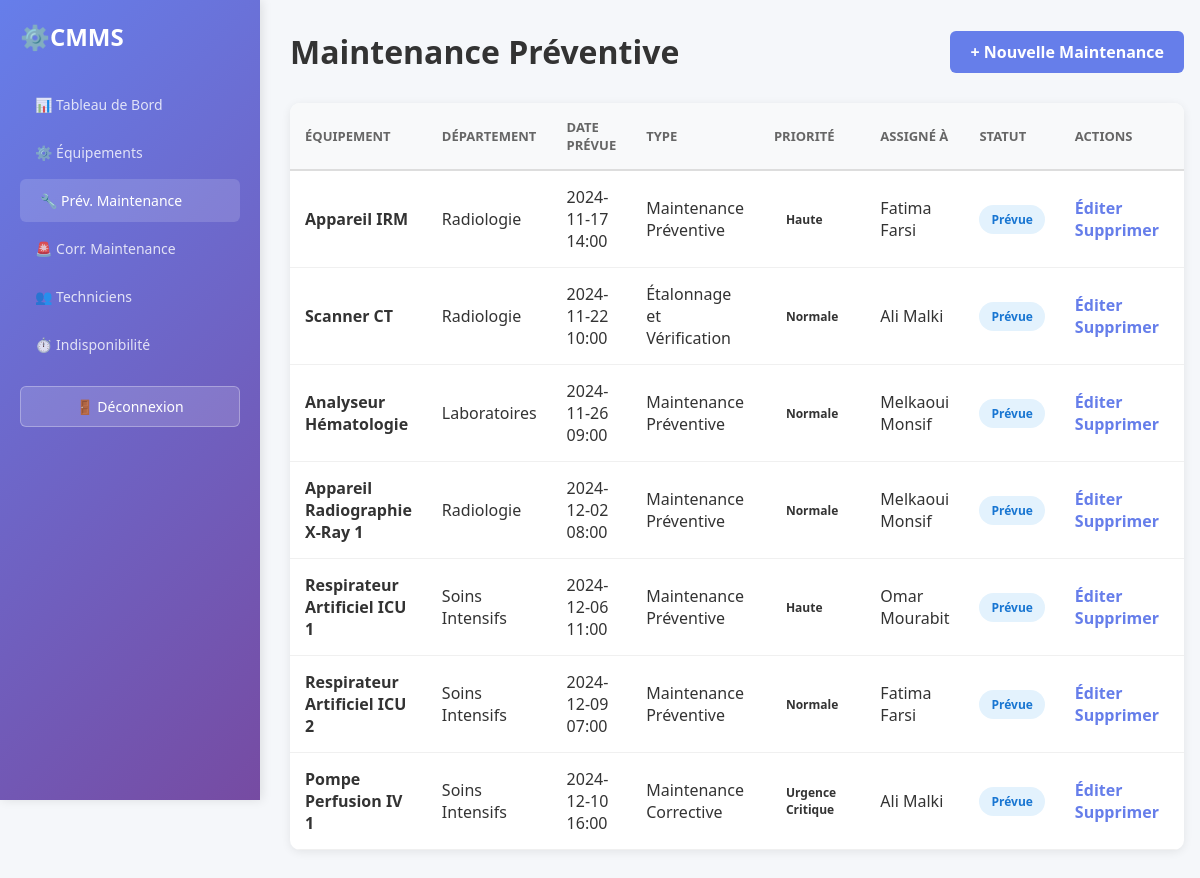
Page /engineer/preventive_maintenance.php (signed in) on the committed database.
### tables this page shows
CREATE TABLE Maintenance
(
  Maintenance_ID INT PRIMARY KEY AUTO_INCREMENT,
  Asset_ID SMALLINT NOT NULL,
  Type_ID SMALLINT NOT NULL,
  Priority_ID SMALLINT NOT NULL,
  Reported_Date DATETIME NOT NULL,
  Scheduled_Date DATETIME NOT NULL,
  Started_Date DATETIME,
  Completed_Date DATETIME,
  Assigned_Engineer_ID INT NOT NULL,
  Assigned_Technician_ID SMALLINT,
  Description VARCHAR(300),

  FOREIGN KEY (Asset_ID) REFERENCES Assets(Asset_ID),
  FOREIGN KEY (Type_ID) REFERENCES Maintenance_Type(Type_ID),
  FOREIGN KEY (Priority_ID) REFERENCES Maintenance_Priority(Priority_ID),
  FOREIGN KEY (Assigned_Engineer_ID) REFERENCES Biomedical_Engineers(Engineer_ID),
  FOREIGN KEY (Assigned_Technician_ID) REFERENCES Technicians(Technician_ID)
);

CREATE TABLE Assets
(
  Asset_ID SMALLINT PRIMARY KEY AUTO_INCREMENT,
  Asset_Name VARCHAR(60) NOT NULL UNIQUE,
  Serial_Number VARCHAR(60),
  Asset_Type_ID SMALLINT NOT NULL,
  Model VARCHAR(20),
  Department_ID SMALLINT NOT NULL,
  Installation_Date DATE,
  Warranty_Expiry DATE,
  Status_ID SMALLINT NOT NULL,
  Purchase_Cost DECIMAL(12,2),
  Last_Maintenance_Date DATE,
  Next_Maintenance_Date DATE,
  Criticality_Level_ID SMALLINT NOT NULL,
  Supplier_ID INT NOT NULL,
  Additional_Notes VARCHAR(500),

  FOREIGN KEY (Asset_Type_ID) REFERENCES Asset_Types(Type_ID),
  FOREIGN KEY (Department_ID) REFERENCES Departments(Department_ID),
  FOREIGN KEY (Status_ID) REFERENCES Asset_Status(Status_ID),
  FOREIGN KEY (Criticality_Level_ID) REFERENCES Criticality_Level(Level_ID),
  FOREIGN KEY (Supplier_ID) REFERENCES Suppliers(Supplier_ID)
);

CREATE TABLE Departments
(
  Department_ID SMALLINT PRIMARY KEY AUTO_INCREMENT,
  Department_Name VARCHAR(60) NOT NULL UNIQUE,
  Contact_Email VARCHAR(100) NOT NULL,
  Contact_Phone VARCHAR(30) NOT NULL,
  Description VARCHAR(300)
);

CREATE TABLE Maintenance_Type
(
  Type_ID SMALLINT PRIMARY KEY AUTO_INCREMENT,
  Type_Name VARCHAR(60) NOT NULL UNIQUE,
  Description VARCHAR(300),
  Is_Planned BOOLEAN NOT NULL DEFAULT TRUE
);

CREATE TABLE Maintenance_Priority
(
  Priority_ID SMALLINT PRIMARY KEY AUTO_INCREMENT,
  Priority_Name VARCHAR(60) NOT NULL UNIQUE,
  Priority_Level TINYINT NOT NULL,
  Response_Time_Hours SMALLINT NOT NULL,
  Description VARCHAR(300)
);

create table Employees
(
  Employee_ID int primary key AUTO_INCREMENT,
  National_ID varchar(20)not null unique,
  First_Name varchar(60)not null,
  Last_Name varchar(60)not null,
  Phone varchar(25),
  Email varchar(100) not null unique,
  Date_Of_Birth date not null,
  Hire_Date date not null,
  Resign_Date date,
  Contract_Start_Date date not null,
  Contract_End_Date date not null,
  Status_ID SMALLINT not null,
  Shift_Type_ID SMALLINT not null,
  
  foreign key (Status_ID) references Employee_Status(Status_ID),
  foreign key (Shift_Type_ID) references Shift_Type(Shift_Type_ID)
);

### config/config.php (called while the page is built, shortened)
<?php
try {
    $conn = new mysqli(DB_HOST, DB_USER, DB_PASS, DB_NAME);
        ?>
        <?php
    $conn->set_charset("utf8mb4");
} catch (Exception $e) {
    die("Erreur de connexion: " . $e->getMessage());
}
function fetch_all($query) {
    global $conn;
    $result = $conn->query($query);
    if ($result) {
        return $result->fetch_all(MYSQLI_ASSOC);
    }
    return [];
}
?>

### engineer/preventive_maintenance.php (the view, shortened to what this page needs)
<?php
require_once '../config/config.php';
$pm_query = "SELECT m.*, a.Asset_Name, mt.Type_Name, mp.Priority_Name,
                    e.First_Name, e.Last_Name, d.Department_Name
             FROM Maintenance m
             INNER JOIN Assets a ON m.Asset_ID = a.Asset_ID
             INNER JOIN Maintenance_Type mt ON m.Type_ID = mt.Type_ID
             INNER JOIN Maintenance_Priority mp ON m.Priority_ID = mp.Priority_ID
             LEFT JOIN Departments d ON a.Department_ID = d.Department_ID
             LEFT JOIN Biomedical_Engineers be ON m.Assigned_Engineer_ID = be.Engineer_ID
             LEFT JOIN Employees e ON be.Employee_ID = e.Employee_ID
             WHERE m.Scheduled_Date IS NOT NULL
             ORDER BY m.Scheduled_Date ASC";
$pm_list = fetch_all($pm_query);
?>
<!DOCTYPE html>
<html lang="fr">
<head>
</head>
<body>
    <div class="container">
        <aside class="sidebar">
            <div class="logo">⚙️ <span>CMMS</span></div>
            <ul class="nav-menu">
                <li><a href="dashboard.php">📊 Tableau de Bord</a></li>
                <li><a href="equipment.php">⚙️ Équipements</a></li>
                <li><a href="preventive_maintenance.php" class="active">🔧 Prév. Maintenance</a></li>
                <li><a href="corrective_maintenance.php">🚨 Corr. Maintenance</a></li>
                <li><a href="users.php">👥 Techniciens</a></li>
                <li><a href="downtime.php">⏱️ Indisponibilité</a></li>
            </ul>
            <a href="../auth/logout.php" class="logout-btn">🚪 Déconnexion</a>
        </aside>
        <main class="main-content">
            <div class="header">
                <div>
                    <h1>Maintenance Préventive</h1>
                </div>
                <a href="add_maintenance.php" style="background: #667eea; color: white; padding: 10px 20px; border-radius: 6px; text-decoration: none; font-weight: 600;">+ Nouvelle Maintenance</a>
            </div>
            <div class="table-container">
                <table>
                    <thead>
                        <tr>
                            <th>Équipement</th>
                            <th>Département</th>
                            <th>Date Prévue</th>
                            <th>Type</th>
                            <th>Priorité</th>
                            <th>Assigné à</th>
                            <th>Statut</th>
                            <th>Actions</th>
                        </tr>
                    </thead>
                    <tbody>
                        <?php if (!empty($pm_list)): ?>
                            <?php foreach ($pm_list as $item): ?>
                                <tr>
                                    <td><strong><?php echo htmlspecialchars($item['Asset_Name']); ?></strong></td>
                                    <td><?php echo htmlspecialchars($item['Department_Name'] ?? 'N/A'); ?></td>
                                    <td><?php echo date('Y-m-d H:i', strtotime($item['Scheduled_Date'])); ?></td>
                                    <td><?php echo htmlspecialchars($item['Type_Name']); ?></td>
                                    <td>
                                        <span class="status-badge priority-<?php echo strtolower($item['Priority_Name']); ?>">
                                            <?php echo htmlspecialchars($item['Priority_Name']); ?>
                                        </span>
                                    </td>
                                    <td><?php echo htmlspecialchars(($item['First_Name'] ?? 'N/A') . ' ' . ($item['Last_Name'] ?? '')); ?></td>
                                    <td>
                                        <span class="status-badge status-scheduled">Prévue</span>
                                    </td>
                                    <td>
                                        <a href="javascript:void(0)" class="action-link" onclick="editPM(<?php echo $item['Maintenance_ID']; ?>)">Éditer</a>
                                        <a href="javascript:void(0)" class="action-link" onclick="deletePM(<?php echo $item['Maintenance_ID']; ?>)">Supprimer</a>
                                    </td>
                                </tr>
                            <?php endforeach; ?>
                        <?php else: ?>
                            <tr>
                                <td colspan="8" class="no-data">Aucune maintenance préventive prévue</td>
                            </tr>
                        <?php endif; ?>
                    </tbody>
                </table>
            </div>
        </main>
    </div>
</body>
</html>

### engineer/preventive_maintenance.php (style rules this page uses)
* { margin: 0; padding: 0; box-sizing: border-box; }
body { font-family: 'Segoe UI', Tahoma, Geneva, Verdana, sans-serif; background-color: #f5f7fa; color: #333; }
.container { display: flex; min-height: 100vh; }
.sidebar { width: 260px; background: linear-gradient(135deg, #667eea 0%, #764ba2 100%); color: white; padding: 20px; position: fixed; height: 100vh; overflow-y: auto; box-shadow: 2px 0 10px rgba(0, 0, 0, 0.1); }
.logo { display: flex; align-items: center; margin-bottom: 30px; font-size: 24px; font-weight: bold; }
.nav-menu { list-style: none; }
.nav-menu li { margin-bottom: 5px; }
.nav-menu a { display: flex; align-items: center; padding: 12px 15px; color: rgba(255, 255, 255, 0.8); text-decoration: none; border-radius: 6px; transition: all 0.3s; font-size: 14px; }
.nav-menu a:hover, .nav-menu a.active { background: rgba(255, 255, 255, 0.15); color: white; padding-left: 20px; }
.logout-btn { width: 100%; padding: 10px; background: rgba(255, 255, 255, 0.15); color: white; border: 1px solid rgba(255, 255, 255, 0.3); border-radius: 6px; cursor: pointer; font-size: 14px; margin-top: 20px; transition: all 0.3s; text-decoration: none; display: block; text-align: center; }
.main-content { flex: 1; margin-left: 260px; padding: 30px; }
.header { display: flex; justify-content: space-between; align-items: center; margin-bottom: 30px; }
.header h1 { font-size: 32px; color: #333; }
.table-container { background: white; border-radius: 10px; box-shadow: 0 2px 10px rgba(0, 0, 0, 0.08); overflow: hidden; }
table { width: 100%; border-collapse: collapse; }
thead { background-color: #f8f9fa; border-bottom: 2px solid #ddd; }
th { padding: 15px; text-align: left; font-weight: 600; color: #666; font-size: 13px; text-transform: uppercase; }
td { padding: 15px; border-bottom: 1px solid #f0f0f0; }
.status-badge { display: inline-block; padding: 6px 12px; border-radius: 20px; font-size: 12px; font-weight: 600; }
.status-scheduled { background: #e3f2fd; color: #1976d2; }
.action-link { color: #667eea; text-decoration: none; cursor: pointer; font-weight: 600; margin-right: 10px; }

### rows in the picture
maintenance: Asset_ID.Asset_Name "Appareil IRM", departments.Department_Name "Radiologie", Scheduled_Date "2024-11-17 14:00", Type_ID.Type_Name "Maintenance Préventive", Priority_ID.Priority_Name "Haute", employees.First_Name+Last_Name "Fatima Farsi"
maintenance: Asset_ID.Asset_Name "Scanner CT", departments.Department_Name "Radiologie", Scheduled_Date "2024-11-22 10:00", Type_ID.Type_Name "Étalonnage et Vérification", Priority_ID.Priority_Name "Normale", employees.First_Name+Last_Name "Ali Malki"
maintenance: Asset_ID.Asset_Name "Analyseur Hématologie", departments.Department_Name "Laboratoires", Scheduled_Date "2024-11-26 09:00", Type_ID.Type_Name "Maintenance Préventive", Priority_ID.Priority_Name "Normale", employees.First_Name+Last_Name "Melkaoui Monsif"
maintenance: Asset_ID.Asset_Name "Appareil Radiographie X-Ray 1", departments.Department_Name "Radiologie", Scheduled_Date "2024-12-02 08:00", Type_ID.Type_Name "Maintenance Préventive", Priority_ID.Priority_Name "Normale", employees.First_Name+Last_Name "Melkaoui Monsif"
maintenance: Asset_ID.Asset_Name "Respirateur Artificiel ICU 1", departments.Department_Name "Soins Intensifs", Scheduled_Date "2024-12-06 11:00", Type_ID.Type_Name "Maintenance Préventive", Priority_ID.Priority_Name "Haute", employees.First_Name+Last_Name "Omar Mourabit"
maintenance: Asset_ID.Asset_Name "Respirateur Artificiel ICU 2", departments.Department_Name "Soins Intensifs", Scheduled_Date "2024-12-09 07:00", Type_ID.Type_Name "Maintenance Préventive", Priority_ID.Priority_Name "Normale", employees.First_Name+Last_Name "Fatima Farsi"
maintenance: Asset_ID.Asset_Name "Pompe Perfusion IV 1", departments.Department_Name "Soins Intensifs", Scheduled_Date "2024-12-10 16:00", Type_ID.Type_Name "Maintenance Corrective", Priority_ID.Priority_Name "Urgence Critique", employees.First_Name+Last_Name "Ali Malki"
